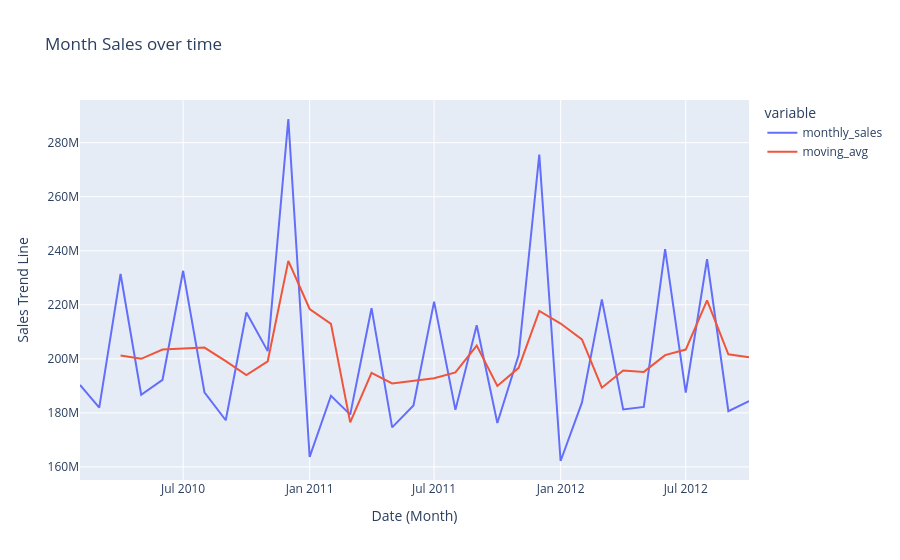

The notebook cell this image was saved under:
### Code cell
# drawing the line of monthly sales and moving average for each quarter

px.line(month_sales, x='month-year',
         y=['monthly_sales','moving_avg'],
         title='Month Sales over time',
         labels={'value' : 'Sales Trend Line'
                 ,'month-year':'Date (Month)'}
                 
        )
